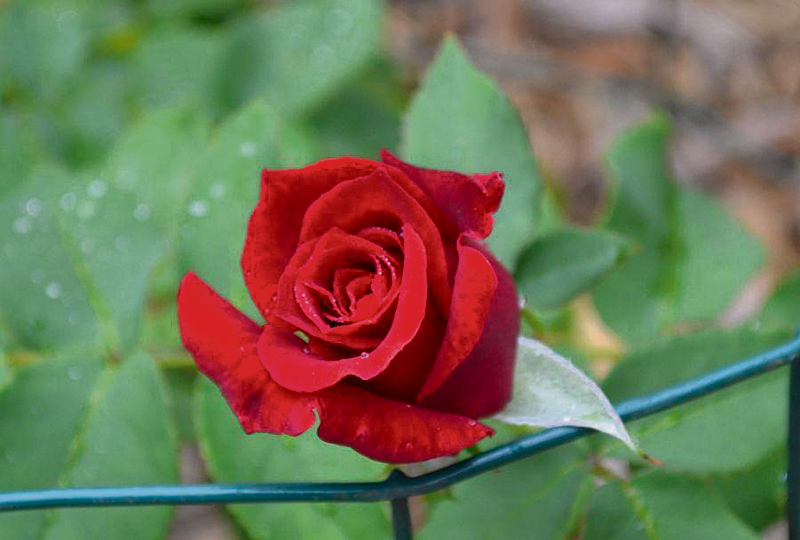
#> input picture slides/01.dasar_pengolahan_citra_digital/dataset/rose.png, 800 x 540 px
$ python 17.pillow_superimposing.py
#> lines starting #> are read from the running program, lines starting #| are printed output that depends on the picture
"""
script ini akan melakukan superimposing 2 citra menjadi satu dengan memanfaatkan library pillow.
penjelasan lebih detil dapat dibaca di file html atau python notebook yang telah disediakan
"""

from PIL import Image
from PIL.ImageChops import multiply

im1 = Image.open("../dataset/rose.png")
#> im1 is the input picture: PIL image 800x540 RGB; mean R, G, B 111.9, 115.3, 87.1
im2 = Image.open("../dataset/mountain.jpg").resize((im1.width, im1.height))
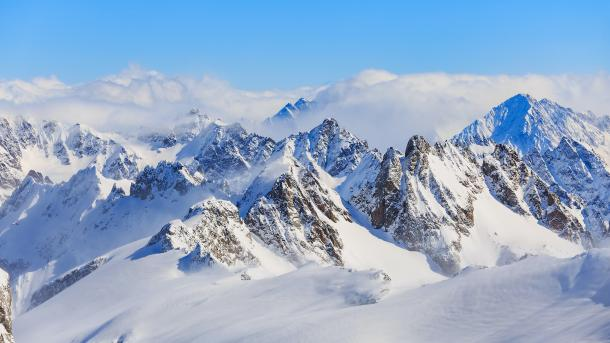
#> input picture slides/01.dasar_pengolahan_citra_digital/dataset/mountain.jpg, 610 x 343 px
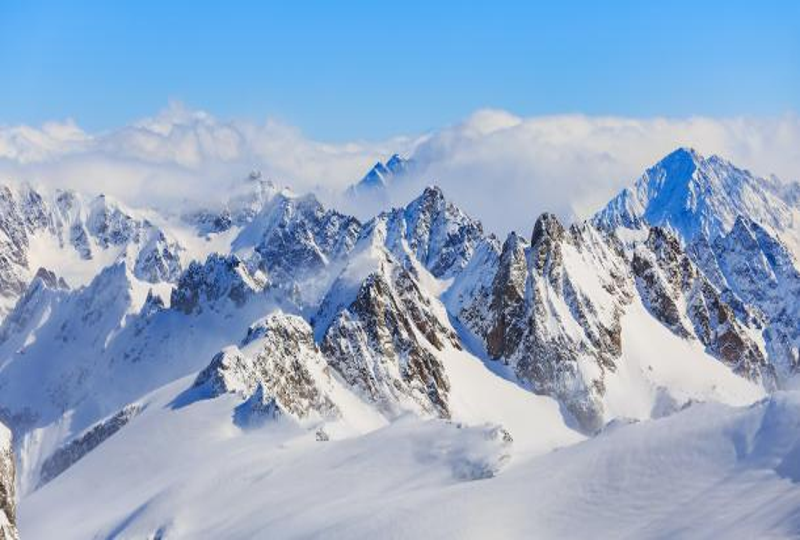
#> im2: PIL image 800x540 RGB; mean R, G, B 146.7, 170.4, 199.7
im = multiply(im1, im2)
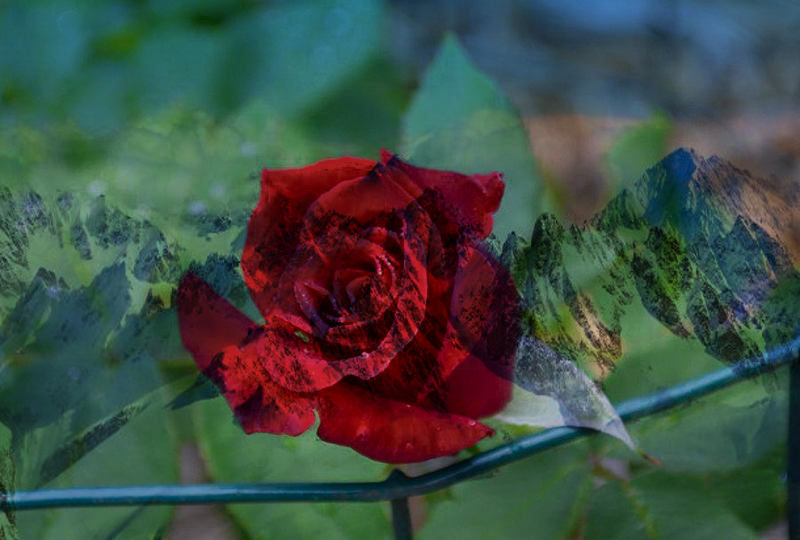
#> im: PIL image 800x540 RGB; mean R, G, B 62.6, 77.5, 68.9
im.show()
